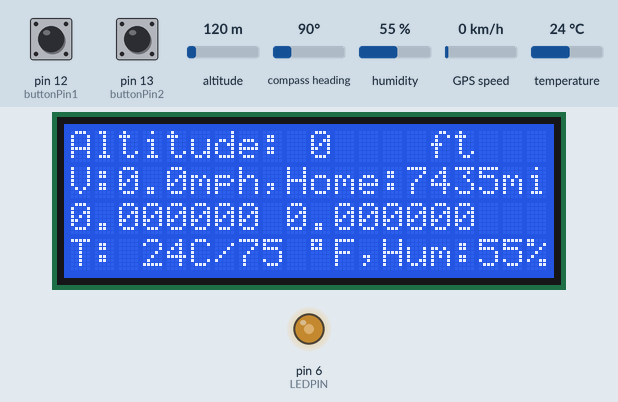
A sketch run on a simulated Arduino Uno, built with avr-gcc and run on an emulated ATmega328P. Shown: 20×4 character LCD, output pins drawn as LEDs (lit = HIGH). Inputs (shaded band) come from the test bench; at power-on: pin 12 (buttonPin1) LOW, pin 13 (buttonPin2) LOW, altitude 120 m, humidity 55 %, GPS speed 0 km/h, temperature 24 °C, compass heading 90°. The GPS gets a fix after 3 s at 37.7749, -122.4194 with 8 satellites.

Above: at 2.3 s.
2.4 s: pin 12 (buttonPin1) pulled HIGH for 1 s
At 4.4 s:
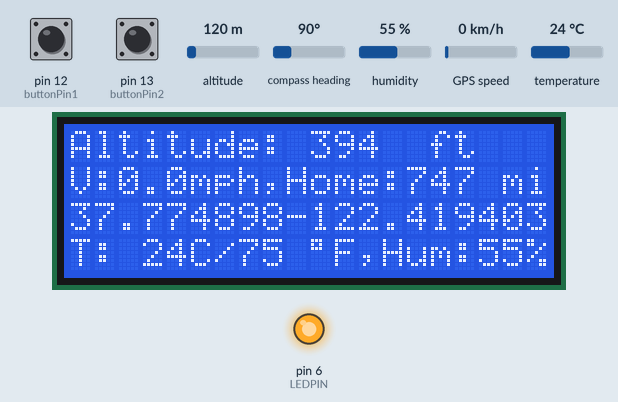
4.9 s: pin 13 (buttonPin2) pulled HIGH for 3.2 s
At 7.3 s:
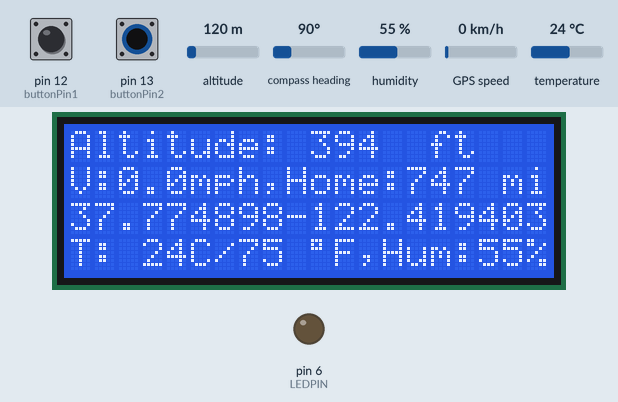
9.6 s: altitude set to 20 m
At 11.3 s:
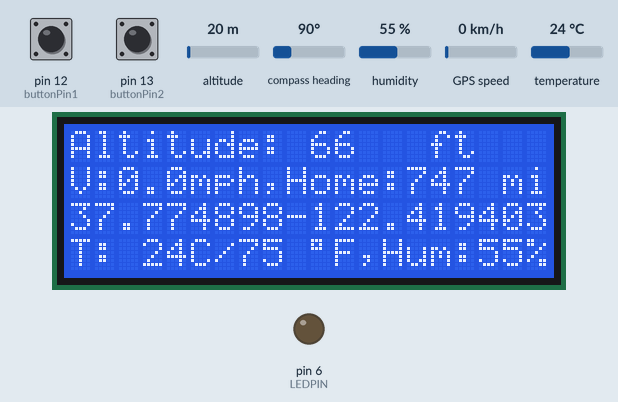
11.9 s: humidity set to 22 %
At 14.1 s:
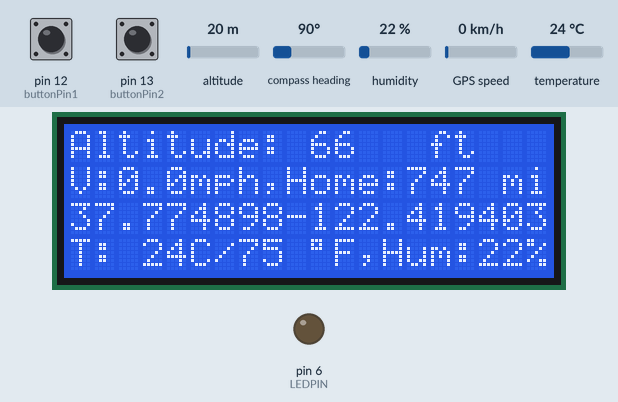
15.0 s: GPS speed set to 2 km/h
At 16.4 s:
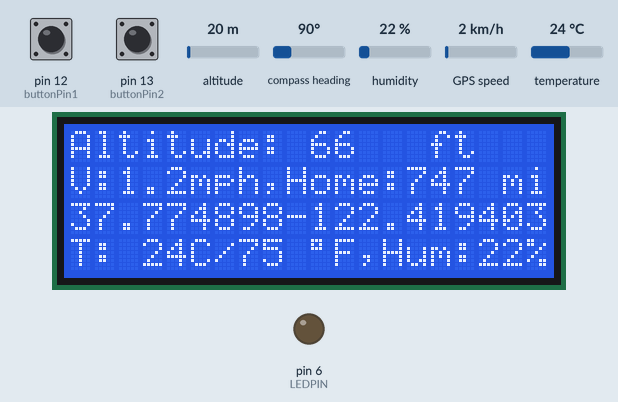
16.7 s: temperature set to 12 °C
At 18.9 s:
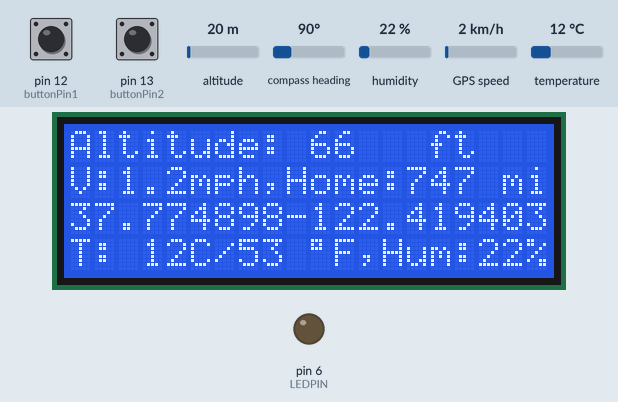
Timing chart, 0 to 20.1 s (numbered marks = the images above; inputs shaded):
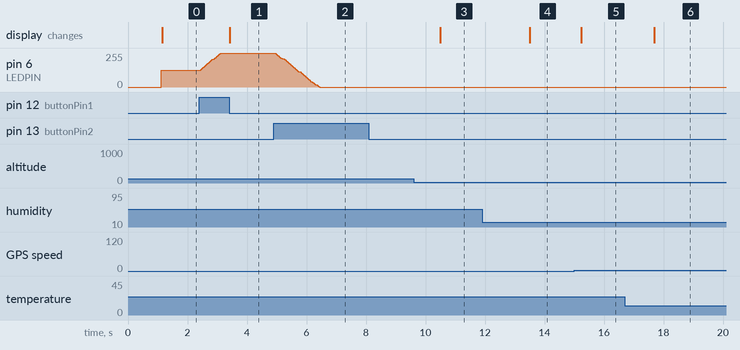

Measured:
- after the input at 2.4 s, pin 6 (LEDPIN): moves from 125/255 to 255/255 over 0.69 s, starting at once
- after the input at 4.9 s, pin 6 (LEDPIN): moves from 255/255 to 0/255 over 1.5 s, starting after 0.05 s
- after the input at 9.6 s, the display: changes after 0.90 s (image 3)
- after the input at 11.9 s, the display: changes after 1.6 s (image 4)
- after the input at 15.0 s, the display: changes after 0.24 s (image 5)
- after the input at 16.7 s, the display: changes after 0.99 s (image 6)

The sketch:

CarDash.ino
```cpp
//Libraries
#include <DHT.h>
#include <Wire.h>
#include <LiquidCrystal_I2C.h>
#include <TinyGPS++.h>
#include <SoftwareSerial.h>

//Constants
#define DHTPIN 7     // what pin we're connected to
#define LEDPIN 6     // what pin we're connected to
#define DHTTYPE DHT22   // DHT 22  (AM2302)
DHT dht(DHTPIN, DHTTYPE); //// Initialize DHT sensor for normal 16mhz Arduino
LiquidCrystal_I2C lcd(0x27,20,4);  // set the LCD address to 0x27 for a 16 chars and 2 line display
static const int RXPin = 2, TXPin = 3;
static const uint32_t GPSBaud = 4800;
static const double HOME_LAT = 32.382788, HOME_LON = -110.962640;
const int buttonPin1 = 12;     // the number of the pushbutton pin
const int buttonPin2 = 13;     // the number of the pushbutton pin
const int DimRate=2;
// The TinyGPS++ object
TinyGPSPlus gps;

// The serial connection to the GPS device
SoftwareSerial ss(RXPin, TXPin);

//Variables
int chk;
float hum;  //Stores humidity value
float temp; //Stores temperature value
float tempF;
double altitudeGPSft;
double speedGPSmph;
double latitudeGPS;
double longitudeGPS;
double distanceMiToHome;
double courseToHome;
unsigned long timer;
unsigned long timerIF=0;
int brightness = 125;
int buttonState1 = LOW;
int buttonState2 = LOW;


void setup()
{
//  Serial.begin(115200);
  ss.begin(GPSBaud);
  dht.begin();
  lcd.begin();                      // initialize the lcd
  smartDelay(1000);
  printLCDFixedText();
  pinMode(buttonPin1,INPUT);
  pinMode(buttonPin2,INPUT);
}

void loop()
{
  int smartdelayTimer=100;
  timer=millis();

  hum = dht.readHumidity();
  temp= dht.readTemperature();
  tempF=((temp*9)/5)+32;

  buttonState1 = digitalRead(buttonPin1);
  buttonState2 = digitalRead(buttonPin2);

  if (buttonState1==HIGH) {
    brightness=brightness+DimRate;
    brightness=min(brightness,255);
    smartdelayTimer=10;
  }

  else if (buttonState2==HIGH) {
    brightness=brightness-DimRate;
    brightness=max(brightness,0);
    smartdelayTimer=10;
  }
  else  {
    smartdelayTimer=100;
  }
  altitudeGPSft=gps.altitude.meters()*3.280839895;
  speedGPSmph=gps.speed.mph();
  latitudeGPS=gps.location.lat();
  longitudeGPS=gps.location.lng();
  distanceMiToHome=TinyGPSPlus::distanceBetween(latitudeGPS, longitudeGPS, HOME_LAT, HOME_LON)/1609.344;

//altitudeGPSft=brightness;
  analogWrite(LEDPIN,brightness);
  if (timer-timerIF>500) {

    printLCDDistAlt(altitudeGPSft,0);
    printLCDDistSpeed(speedGPSmph,distanceMiToHome,1);
    printLCDLatLong(latitudeGPS,longitudeGPS,2);
    if (!isnan(temp)) {
      printLCDtemp(temp,tempF,hum,3);
    }

    timerIF=millis();
  }

  smartDelay(smartdelayTimer);
}

void printLCDDistAlt(double alt, int line){
  double roundedAlt=round(alt);
  int negAlt= (int)roundedAlt;
    /* GPS Altitude */
  lcd.setCursor(10,line);
  if (alt<0) {
    lcd.print(negAlt,1);
    lcd.setCursor(12,line);
    lcd.print("   ");
  }
  else {
    lcd.print(roundedAlt,0);
  }

  if (alt<10 & alt>0){
    lcd.setCursor(11,line);
    lcd.print("    ");
  }
  else if (alt<100 & alt>10) {
    lcd.setCursor(12,line);
    lcd.print("   ");
  }
  else if (alt<1000 & alt>100) {
    lcd.setCursor(13,line);
    lcd.print("  ");
  }
  else if (alt<10000 & alt>1000) {
    lcd.setCursor(14,line);
    lcd.print(" ");
  }

  }


void printLCDDistSpeed(float spd,float dist, int line){

    /* GPS Distance to House and Speed*/
  lcd.setCursor(2,line);
  if (spd<10) {
    lcd.print(spd,1);
  }
  else if (spd>10 & spd<100){
    lcd.print(int(spd));
    lcd.setCursor(4,line);
    lcd.print(" ");
  }
  else  {
    lcd.print(int(spd));
  }

  lcd.setCursor(14,line);
  if (dist<10){
    lcd.print(dist,2);
  }
  else if (dist>10 & dist<100){
    lcd.print(dist,1);
  }
  else if (dist>100 & dist<1000){
    lcd.print(dist,0);
    lcd.setCursor(17,line);
    lcd.print(" ");
  }
  else  {
    lcd.print(int(dist));
  }
}

void printLCDLatLong(float lat,float lon, int line){

        /* GPS Lat Long */
  lcd.setCursor(0,line);
  lcd.print(lat,6);
  lcd.setCursor(9,line);
  lcd.print(lon,6);


}

void printLCDtemp(float temp,float tempF,float hum, int line){

    /* Humidity and Temperature */
  if (temp>-10){
    lcd.setCursor(3,line);
    lcd.print(int(temp));
    lcd.setCursor(5,3);
    lcd.print("C/");
    lcd.setCursor(7,line);
    lcd.print(int(tempF));
    if (tempF<100)  {
      lcd.setCursor(9,line);
      lcd.print(" ");
    }
    lcd.setCursor(17,line);
    lcd.print(int(hum));
  }
  else {
    lcd.setCursor(3,line);
    lcd.print(int(temp));
    lcd.setCursor(6,3);
    lcd.print("C/");
    lcd.setCursor(8,line);
    lcd.print(int(tempF));
    lcd.setCursor(17,line);
    lcd.print(int(hum));

  }

}


// This custom version of delay() ensures that the gps object
// is being "fed".
static void smartDelay(unsigned long ms)
{
  unsigned long start = millis();
  do
  {
    while (ss.available())
      gps.encode(ss.read());
  } while (millis() - start < ms);
}

void printLCDFixedText(){

    /* GPS Altitude */
  lcd.setCursor(0,0);
  lcd.print("Altitude: ");
  lcd.setCursor(15,0);
  lcd.print("ft");

 /* GPS Distance to House and Speed*/
  lcd.setCursor(0,1);
  lcd.print("V:");
  lcd.setCursor(5,1);
  lcd.print("mph,Home:");
  lcd.setCursor(18,1);
  lcd.print("mi");

/* Humidity and Temperature */
  lcd.setCursor(0,3);
  lcd.print("T: ");
  lcd.setCursor(10,3);
  lcd.print((char)223);
  lcd.setCursor(11,3);
  lcd.print("F,Hum:");
  lcd.setCursor(19,3);
  lcd.print("%");
}
```
